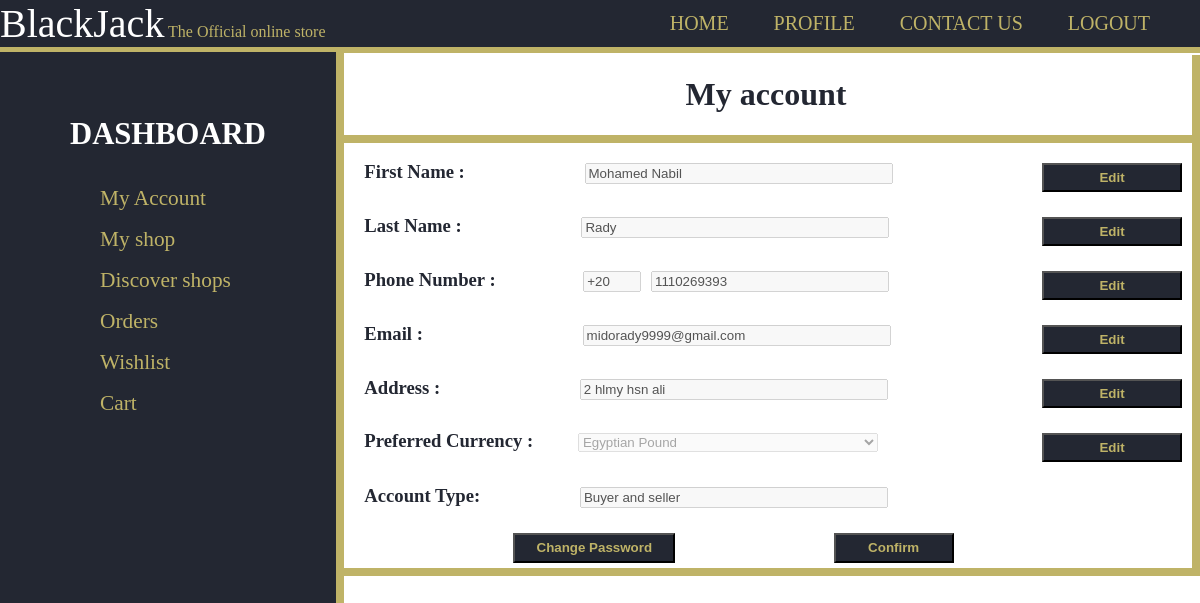
The page /profile/ (signed in) on the database as committed earlier.
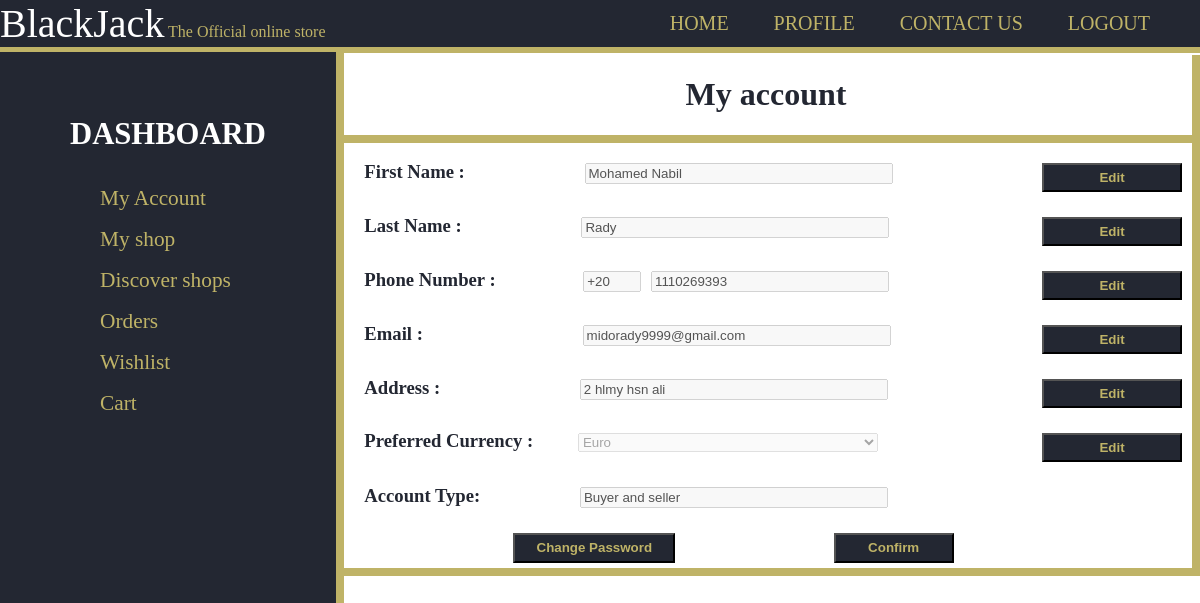
The same page on the database as committed later.
### users/models.py (models this page shows, shortened)
class User(AbstractUser):
    phone_number = models.CharField(max_length=15,null=False,default="")
    phone_number_code = models.CharField(max_length=4,null=False,default="+20")
    country = models.CharField(max_length=30,null=False,default="Egypt")
    preferred_currency = models.CharField(max_length=3,null=False,default="EGP")
    address = models.CharField(max_length=100,null=False,default="")
    is_seller = models.BooleanField(default=False)
    cart = models.ManyToManyField('products.Product', blank=True, related_name="cart")
    wishlist = models.ManyToManyField('products.Product', blank=True, related_name="wishlist" )
    shop = models.ForeignKey('shop.Shop', related_name="user_shop",on_delete=models.SET_NULL, null=True, blank=True, default=None)
    orders = models.ManyToManyField('users.Order', blank=True, related_name="user_orders")

### users/views.py (the view)
# urls.py: path('profile/',views.index,name='userdashboard')
@login_required(login_url='login/')
def index(request):
    if request.method == "POST":
        first = request.POST.get("first","")
        last = request.POST.get("last", "")
        code = request.POST.get("code", "")
        num = request.POST.get("num", "")
        email = request.POST.get("email", "")
        address = request.POST.get("address", "")
        currency = request.POST.get("currency", "")
        user = User.objects.filter(username=request.user.username)
        user.update(first_name=first, last_name=last, phone_number=num, phone_number_code=code, email=email,address=address, preferred_currency=currency)
        return HttpResponseRedirect(reverse("userdashboard"))
    else:
        wishlist = request.user.wishlist.all()
        cart = request.user.cart.all()
        shop = request.user.shop
        first_name = request.user.first_name
        last_name = request.user.last_name
        num = request.user.phone_number
        code = request.user.phone_number_code
        email = request.user.email
        currency = request.user.preferred_currency
        address = request.user.address
        is_seller = request.user.is_seller
        return render(request, 'users/Dashboard.html', {
            'wishlist': wishlist,
            'cart': cart,
            'shop':shop,
            'first': first_name,
            'last': last_name,
            'is_seller':is_seller,
            'num': num,
            'code': code,
            'email': email,
            'currency':currency,
            'currency_list': ["EGP","EUR","USD","GBP"],
            'address': address,
        })

### users/templates/users/Dashboard.html (shortened to what this page needs)
{% extends 'users/layout.html' %}
{% block name %}My account{% endblock %}
{% block body %}
  <form method="post" action="{% url 'userdashboard' %}">
    <div class="info-field">
      First Name :
      <input type="text" id="first_name" name="first" value="{{first}}" disabled="true" style="margin-left: 115px;">
      <button type="button" onclick="Enable('first_name')"> Edit </button>
    </div>
    <div class="info-field">
      Last Name :
      <input type="text" id="last_name" name="last" value="{{last}}" disabled="true" style="margin-left: 115px;">
      <button type="button" onclick="Enable('last_name')"> Edit </button>
    </div>
    <div class="info-field">
      Phone Number :
      <input type="text" id="code" name="code" value="{{code}}" disabled="true" style="margin-left: 83px; width:50px">
      <input type="text" id="number" name="num" value="{{num}}" disabled="true" style="margin-left: 5px; width:230px">
      <button type="button" onclick="Enable('number'); Enable('code')"> Edit </button>
    </div>
    <div class="info-field">
      Email :
      <input type="text" id="email" name="email" value="{{email}}" disabled="true" style="margin-left: 155px;">
      <button type="button" onclick="Enable('email')"> Edit </button>
    </div>
    <div class="info-field">
      Address :
      <input type="text" id="address" name="address" value="{{address}}" disabled="true" style="margin-left: 135px;">
      <button type="button" onclick="Enable('address')"> Edit </button>
    </div>
    <div class="dropdown info-field">
      Preferred Currency :
      <select id="currency" name="currency" disabled="true" style="margin-left: 40px;">
        {% for c in currency_list %}
          <option value="{{c}}"
              {% if c == currency %}selected="selected"{% endif %}>
              {% if c == 'EGP' %}
              Egyptian Pound
              {% endif %}
              {% if c == 'EUR' %}
              Euro
              {% endif %}
          </option>
      {% endfor %}
      </select>
      <button type="button" onclick="Enable('currency')"> Edit </button>
    </div>
    <div class="info-field">
      Account Type:
      <input type="text" id="acc_type" name="acc_type"{% if is_seller %} value="Buyer and seller" {% else %} value="Buyer" {% endif %} disabled="true" style="margin-left: 95px;">
    </div>
    <div class="buttonsContainer">
        <button type="button" id="ChangePassword"><a href="{% url 'changepassword' %}">Change Password</a></button>
        <button type="submit" id="ConfirmButton" onclick="EnableAll()"> Confirm </button>
      </div>
  </form>
{% endblock %}

Rows that differ between the two databases and show on the page:
changed User "Mohamed Nabil": currency "Egyptian Pound" → "Euro"
